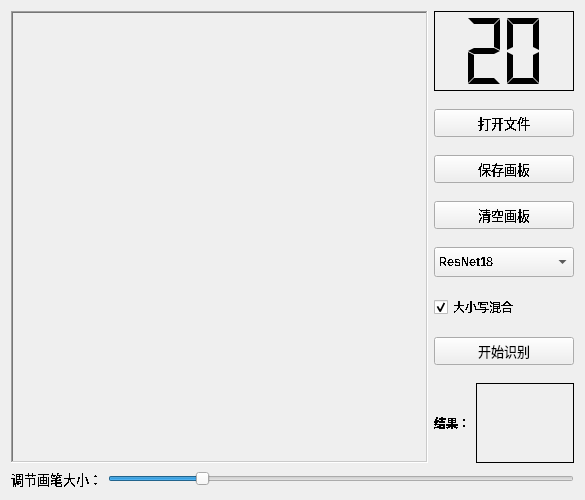
<?xml version="1.0" encoding="UTF-8"?>
<ui version="4.0">
 <class>Form</class>
 <widget class="QWidget" name="Form">
  <property name="windowModality">
   <enum>Qt::ApplicationModal</enum>
  </property>
  <property name="geometry">
   <rect>
    <x>0</x>
    <y>0</y>
    <width>585</width>
    <height>500</height>
   </rect>
  </property>
  <property name="minimumSize">
   <size>
    <width>585</width>
    <height>500</height>
   </size>
  </property>
  <property name="font">
   <font>
    <pointsize>9</pointsize>
    <stylestrategy>NoAntialias</stylestrategy>
   </font>
  </property>
  <property name="cursor">
   <cursorShape>ArrowCursor</cursorShape>
  </property>
  <property name="windowTitle">
   <string>手写字母识别 - 黄立宏</string>
  </property>
  <property name="windowIcon">
   <iconset>
    <normaloff>../../Temp/emnist/train/cc/c-0.png</normaloff>../../Temp/emnist/train/cc/c-0.png</iconset>
  </property>
  <property name="windowOpacity">
   <double>1.000000000000000</double>
  </property>
  <property name="toolTipDuration">
   <number>-1</number>
  </property>
  <property name="whatsThis">
   <string/>
  </property>
  <property name="autoFillBackground">
   <bool>true</bool>
  </property>
  <layout class="QVBoxLayout" name="verticalLayout_3">
   <item>
    <layout class="QVBoxLayout" name="verticalLayout_2" stretch="100,1">
     <item>
      <layout class="QHBoxLayout" name="horizontalLayout_4" stretch="100,1">
       <item>
        <widget class="QLabel" name="label">
         <property name="cursor">
          <cursorShape>CrossCursor</cursorShape>
         </property>
         <property name="mouseTracking">
          <bool>false</bool>
         </property>
         <property name="toolTip">
          <string>画板</string>
         </property>
         <property name="styleSheet">
          <string notr="true"/>
         </property>
         <property name="frameShape">
          <enum>QFrame::WinPanel</enum>
         </property>
         <property name="frameShadow">
          <enum>QFrame::Sunken</enum>
         </property>
         <property name="text">
          <string/>
         </property>
        </widget>
       </item>
       <item>
        <layout class="QVBoxLayout" name="verticalLayout" stretch="3,1,1,1,5,1,1,3">
         <property name="spacing">
          <number>18</number>
         </property>
         <item>
          <widget class="QLCDNumber" name="lcdNumber">
           <property name="font">
            <font>
             <family>Adobe Arabic</family>
             <pointsize>24</pointsize>
             <stylestrategy>NoAntialias</stylestrategy>
            </font>
           </property>
           <property name="cursor">
            <cursorShape>WhatsThisCursor</cursorShape>
           </property>
           <property name="acceptDrops">
            <bool>false</bool>
           </property>
           <property name="toolTip">
            <string>画笔大小</string>
           </property>
           <property name="frameShadow">
            <enum>QFrame::Plain</enum>
           </property>
           <property name="digitCount">
            <number>2</number>
           </property>
           <property name="mode">
            <enum>QLCDNumber::Dec</enum>
           </property>
           <property name="segmentStyle">
            <enum>QLCDNumber::Flat</enum>
           </property>
           <property name="intValue" stdset="0">
            <number>20</number>
           </property>
          </widget>
         </item>
         <item>
          <widget class="QPushButton" name="pushButton">
           <property name="font">
            <font>
             <pointsize>10</pointsize>
             <stylestrategy>NoAntialias</stylestrategy>
            </font>
           </property>
           <property name="cursor">
            <cursorShape>OpenHandCursor</cursorShape>
           </property>
           <property name="toolTip">
            <string>选择一张图片文件进行识别</string>
           </property>
           <property name="text">
            <string>打开文件</string>
           </property>
          </widget>
         </item>
         <item>
          <widget class="QPushButton" name="pushButton_4">
           <property name="font">
            <font>
             <pointsize>10</pointsize>
             <stylestrategy>NoAntialias</stylestrategy>
            </font>
           </property>
           <property name="cursor">
            <cursorShape>OpenHandCursor</cursorShape>
           </property>
           <property name="toolTip">
            <string>将画板内容保存为图片</string>
           </property>
           <property name="text">
            <string>保存画板</string>
           </property>
           <property name="shortcut">
            <string>Ctrl+S</string>
           </property>
          </widget>
         </item>
         <item>
          <widget class="QPushButton" name="pushButton_3">
           <property name="font">
            <font>
             <pointsize>10</pointsize>
            </font>
           </property>
           <property name="cursor">
            <cursorShape>ClosedHandCursor</cursorShape>
           </property>
           <property name="toolTip">
            <string>清空画板内容</string>
           </property>
           <property name="text">
            <string>清空画板</string>
           </property>
           <property name="shortcut">
            <string>Ctrl+Z</string>
           </property>
          </widget>
         </item>
         <item>
          <widget class="QComboBox" name="comboBox">
           <property name="minimumSize">
            <size>
             <width>140</width>
             <height>30</height>
            </size>
           </property>
           <property name="font">
            <font>
             <pointsize>9</pointsize>
             <weight>75</weight>
             <bold>true</bold>
            </font>
           </property>
           <property name="cursor">
            <cursorShape>OpenHandCursor</cursorShape>
           </property>
           <property name="toolTip">
            <string>卷积模型</string>
           </property>
           <property name="autoFillBackground">
            <bool>true</bool>
           </property>
           <property name="editable">
            <bool>false</bool>
           </property>
           <property name="currentText">
            <string>ResNet18</string>
           </property>
           <property name="maxVisibleItems">
            <number>10</number>
           </property>
           <item>
            <property name="text">
             <string>ResNet18</string>
            </property>
           </item>
           <item>
            <property name="text">
             <string>Inception10</string>
            </property>
           </item>
           <item>
            <property name="text">
             <string>VGG16</string>
            </property>
           </item>
           <item>
            <property name="text">
             <string>AlexNet8</string>
            </property>
           </item>
           <item>
            <property name="text">
             <string>Lenet5</string>
            </property>
           </item>
          </widget>
         </item>
         <item>
          <widget class="QCheckBox" name="checkBox">
           <property name="cursor">
            <cursorShape>PointingHandCursor</cursorShape>
           </property>
           <property name="mouseTracking">
            <bool>false</bool>
           </property>
           <property name="toolTip">
            <string>是否进行大小写混合识别</string>
           </property>
           <property name="text">
            <string>大小写混合</string>
           </property>
           <property name="shortcut">
            <string>Ctrl+Space</string>
           </property>
           <property name="checked">
            <bool>true</bool>
           </property>
          </widget>
         </item>
         <item>
          <widget class="QPushButton" name="pushButton_2">
           <property name="font">
            <font>
             <pointsize>10</pointsize>
             <stylestrategy>PreferDefault</stylestrategy>
            </font>
           </property>
           <property name="cursor">
            <cursorShape>PointingHandCursor</cursorShape>
           </property>
           <property name="toolTip">
            <string>开始识别画板内容</string>
           </property>
           <property name="text">
            <string>开始识别</string>
           </property>
           <property name="shortcut">
            <string>Return</string>
           </property>
          </widget>
         </item>
         <item>
          <layout class="QHBoxLayout" name="horizontalLayout_3" stretch="1,5">
           <property name="spacing">
            <number>6</number>
           </property>
           <property name="leftMargin">
            <number>0</number>
           </property>
           <item>
            <widget class="QLabel" name="label_3">
             <property name="sizePolicy">
              <sizepolicy hsizetype="Preferred" vsizetype="Preferred">
               <horstretch>0</horstretch>
               <verstretch>0</verstretch>
              </sizepolicy>
             </property>
             <property name="font">
              <font>
               <weight>75</weight>
               <bold>true</bold>
               <stylestrategy>NoAntialias</stylestrategy>
               <kerning>true</kerning>
              </font>
             </property>
             <property name="autoFillBackground">
              <bool>true</bool>
             </property>
             <property name="frameShape">
              <enum>QFrame::NoFrame</enum>
             </property>
             <property name="frameShadow">
              <enum>QFrame::Plain</enum>
             </property>
             <property name="text">
              <string>结果：</string>
             </property>
             <property name="alignment">
              <set>Qt::AlignCenter</set>
             </property>
            </widget>
           </item>
           <item>
            <widget class="QLabel" name="label_4">
             <property name="minimumSize">
              <size>
               <width>0</width>
               <height>0</height>
              </size>
             </property>
             <property name="font">
              <font>
               <family>Adobe Arabic</family>
               <pointsize>29</pointsize>
               <weight>75</weight>
               <italic>true</italic>
               <bold>true</bold>
              </font>
             </property>
             <property name="mouseTracking">
              <bool>false</bool>
             </property>
             <property name="toolTip">
              <string>识别结果</string>
             </property>
             <property name="autoFillBackground">
              <bool>false</bool>
             </property>
             <property name="frameShape">
              <enum>QFrame::Box</enum>
             </property>
             <property name="text">
              <string/>
             </property>
             <property name="textFormat">
              <enum>Qt::AutoText</enum>
             </property>
             <property name="alignment">
              <set>Qt::AlignCenter</set>
             </property>
            </widget>
           </item>
          </layout>
         </item>
        </layout>
       </item>
      </layout>
     </item>
     <item>
      <layout class="QHBoxLayout" name="horizontalLayout_2">
       <item>
        <widget class="QLabel" name="label_2">
         <property name="font">
          <font>
           <family>SimSun-ExtB</family>
           <pointsize>10</pointsize>
           <stylestrategy>NoAntialias</stylestrategy>
          </font>
         </property>
         <property name="cursor">
          <cursorShape>ArrowCursor</cursorShape>
         </property>
         <property name="contextMenuPolicy">
          <enum>Qt::CustomContextMenu</enum>
         </property>
         <property name="text">
          <string>调节画笔大小：</string>
         </property>
        </widget>
       </item>
       <item>
        <widget class="QSlider" name="horizontalSlider">
         <property name="cursor">
          <cursorShape>PointingHandCursor</cursorShape>
         </property>
         <property name="acceptDrops">
          <bool>false</bool>
         </property>
         <property name="toolTip">
          <string>调节画笔大小</string>
         </property>
         <property name="autoFillBackground">
          <bool>true</bool>
         </property>
         <property name="minimum">
          <number>1</number>
         </property>
         <property name="value">
          <number>20</number>
         </property>
         <property name="orientation">
          <enum>Qt::Horizontal</enum>
         </property>
        </widget>
       </item>
      </layout>
     </item>
    </layout>
   </item>
  </layout>
 </widget>
 <resources/>
 <connections/>
</ui>
